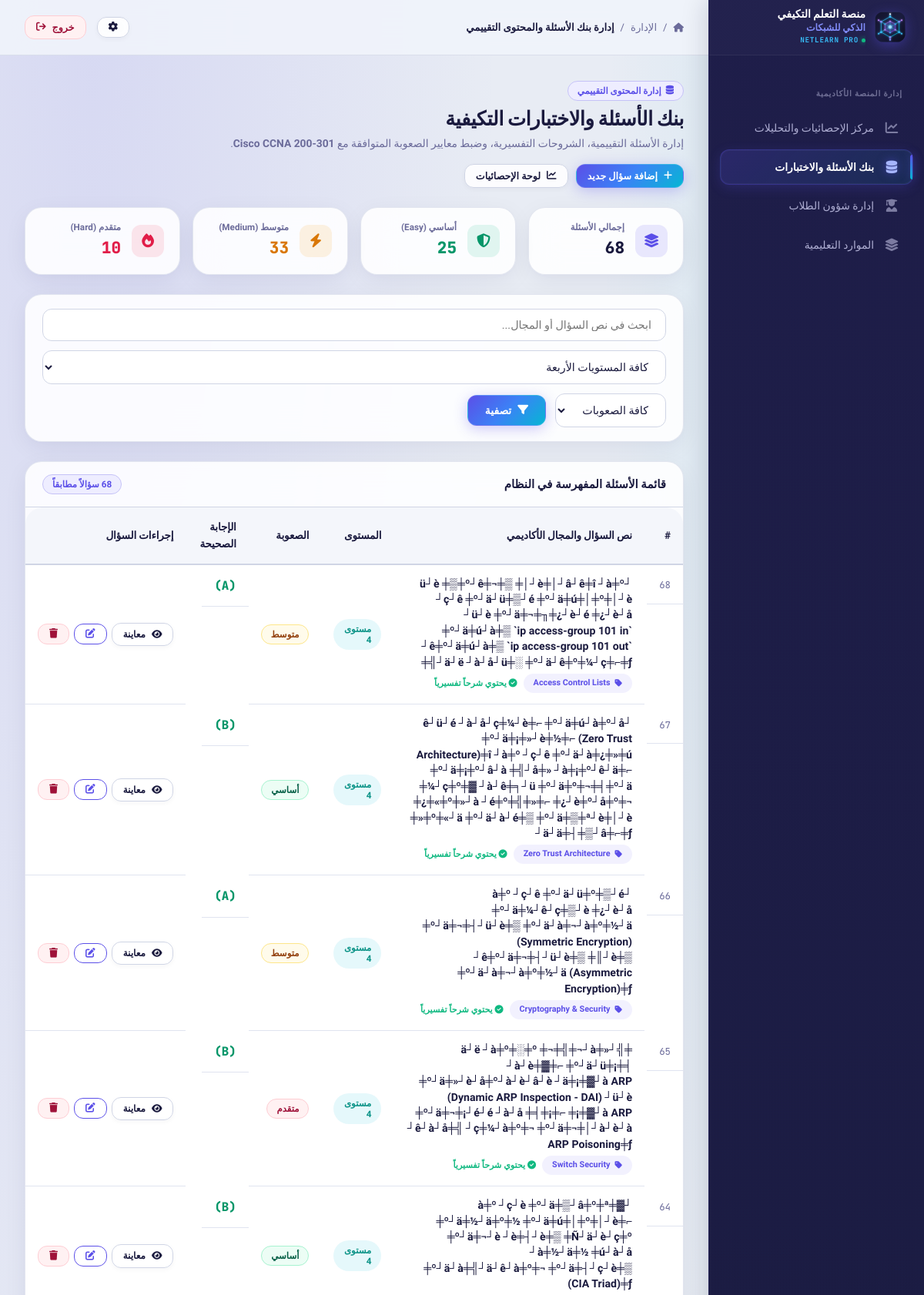
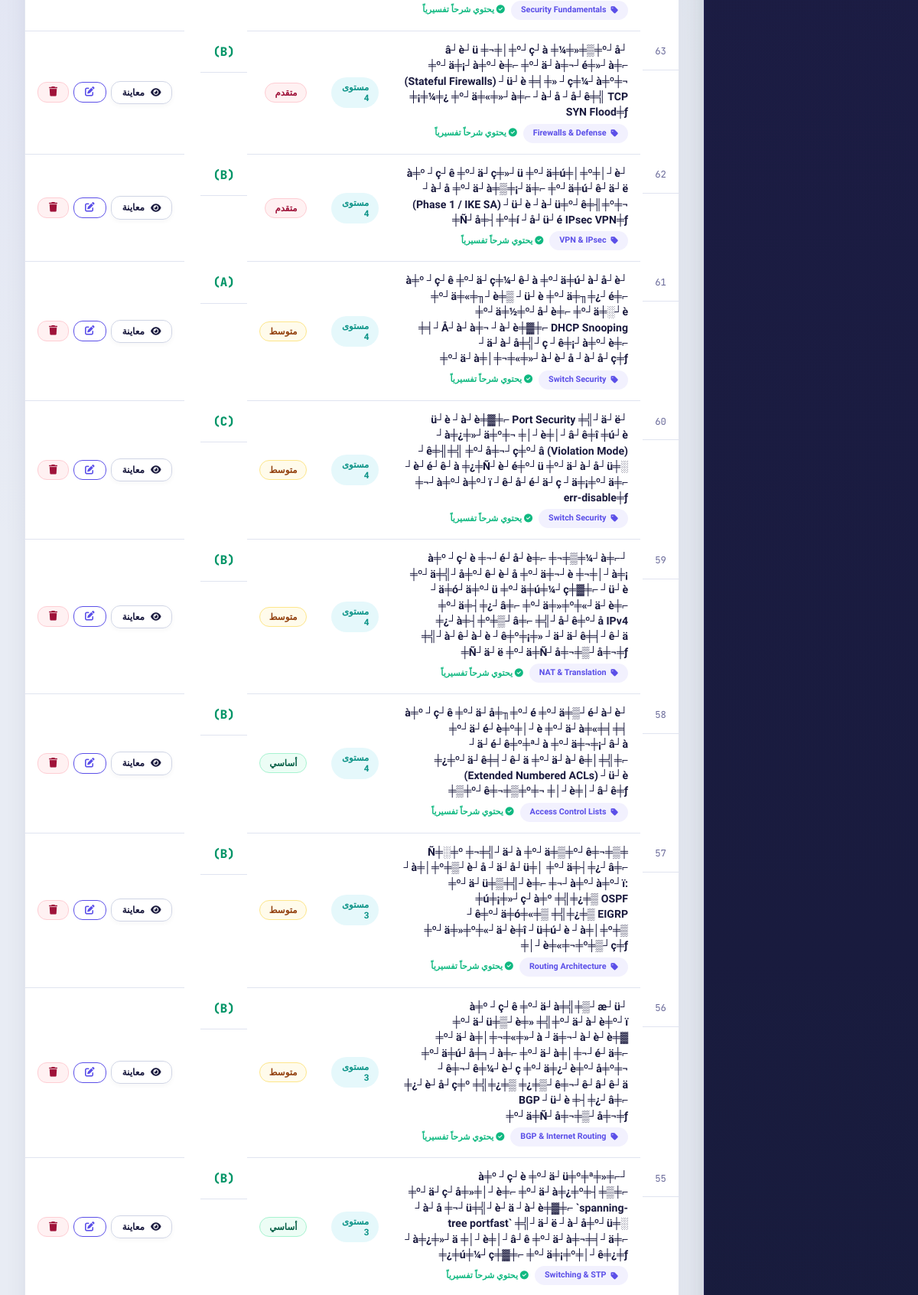
/admin/manage_questions.php (signed in, upper part), run on the app's committed database (2 pictures, top to bottom).
### tables this page shows
CREATE TABLE `questions` (
  `id` int(11) NOT NULL AUTO_INCREMENT,
  `level_id` int(11) NOT NULL,
  `topic_id` int(11) DEFAULT NULL,
  `question_text` text NOT NULL,
  `option_a` text NOT NULL,
  `option_b` text NOT NULL,
  `option_c` text NOT NULL,
  `option_d` text NOT NULL,
  `correct_option` enum('A','B','C','D') NOT NULL,
  `explanation` text NOT NULL,
  `difficulty` enum('easy','medium','hard') NOT NULL DEFAULT 'medium',
  `domain_name` varchar(120) DEFAULT NULL,
  `image_url` varchar(255) DEFAULT NULL,
  `duration_minutes` int(11) NOT NULL DEFAULT '15',
  `created_at` timestamp NULL DEFAULT CURRENT_TIMESTAMP,
  PRIMARY KEY (`id`),
  KEY `fk_questions_level` (`level_id`),
  KEY `fk_questions_topic` (`topic_id`),
  CONSTRAINT `fk_questions_level` FOREIGN KEY (`level_id`) REFERENCES `levels` (`id`) ON DELETE CASCADE,
  CONSTRAINT `fk_questions_topic` FOREIGN KEY (`topic_id`) REFERENCES `topics` (`id`) ON DELETE SET NULL
);

CREATE TABLE `levels` (
  `id` int(11) NOT NULL AUTO_INCREMENT,
  `level_name` varchar(150) NOT NULL,
  `level_order` int(11) NOT NULL,
  `description` text,
  `passing_score` int(11) NOT NULL DEFAULT '75',
  `icon_class` varchar(60) NOT NULL DEFAULT 'fa-network-wired',
  `created_at` timestamp NULL DEFAULT CURRENT_TIMESTAMP,
  PRIMARY KEY (`id`),
  UNIQUE KEY `level_order` (`level_order`)
);

### admin/manage_questions.php (the view, shortened to what this page needs)
<?php
require_once __DIR__ . '/../config/db.php';
$search_q = trim($_GET['search'] ?? '');
$total_q_count = (int)$pdo->query("SELECT COUNT(*) FROM questions")->fetchColumn();
$easy_count = (int)$pdo->query("SELECT COUNT(*) FROM questions WHERE difficulty = 'easy'")->fetchColumn();
$med_count = (int)$pdo->query("SELECT COUNT(*) FROM questions WHERE difficulty = 'medium'")->fetchColumn();
$hard_count = (int)$pdo->query("SELECT COUNT(*) FROM questions WHERE difficulty = 'hard'")->fetchColumn();
$query_sql = "
    SELECT q.*, l.level_name, l.level_order, t.topic_name
    FROM questions q
    JOIN levels l ON q.level_id = l.id
    LEFT JOIN topics t ON q.topic_id = t.id
    WHERE 1=1
";
$params = [];
$query_sql .= " ORDER BY q.id DESC";
$q_stmt = $pdo->prepare($query_sql);
$q_stmt->execute($params);
$questions = $q_stmt->fetchAll(PDO::FETCH_ASSOC);
require_once __DIR__ . '/../includes/header.php';
?>
<div style="display: flex; justify-content: space-between; align-items: center; flex-wrap: wrap; gap: 15px; margin-bottom: 25px;">
    <div>
        <span class="badge badge-primary" style="margin-bottom: 6px;">
            <i class="fa-solid fa-database"></i> إدارة المحتوى التقييمي
        </span>
        <h1 style="font-size: 1.7rem; margin-bottom: 4px; color: var(--text-heading); font-weight: 800;">
            بنك الأسئلة والاختبارات التكيفية
        </h1>
        <p style="color: var(--text-muted); font-size: 0.92rem; margin-bottom: 0;">
            إدارة الأسئلة التقييمية، الشروحات التفسيرية، وضبط معايير الصعوبة المتوافقة مع <strong>Cisco CCNA 200-301</strong>.
        </p>
    </div>
    <div style="display: flex; gap: 10px;">
        <button type="button" onclick="toggleCreator()" class="btn btn-primary btn-sm" style="font-weight: 700;">
            <i class="fa-solid fa-plus"></i> إضافة سؤال جديد
        </button>
        <a href="dashboard.php" class="btn btn-secondary btn-sm" style="font-weight: 700;">
            <i class="fa-solid fa-chart-line"></i> لوحة الإحصائيات
        </a>
    </div>
</div>
<div style="display: grid; grid-template-columns: repeat(auto-fit, minmax(200px, 1fr)); gap: 16px; margin-bottom: 25px;">
    <div class="academic-card" style="padding: 16px 20px; display: flex; align-items: center; gap: 14px;">
        <div style="width: 42px; height: 42px; border-radius: 12px; background: rgba(91,79,232,0.12); color: var(--brand-primary); display: flex; align-items: center; justify-content: center; font-size: 18px;">
            <i class="fa-solid fa-layer-group"></i>
        </div>
        <div>
            <div style="font-size: 0.78rem; color: var(--text-muted); font-weight: 600;">إجمالي الأسئلة</div>
            <div style="font-size: 1.4rem; font-weight: 800; color: var(--text-heading); font-family: var(--font-mono);"><?php echo $total_q_count; ?></div>
        </div>
    </div>
    <div class="academic-card" style="padding: 16px 20px; display: flex; align-items: center; gap: 14px;">
        <div style="width: 42px; height: 42px; border-radius: 12px; background: rgba(16,185,129,0.12); color: #059669; display: flex; align-items: center; justify-content: center; font-size: 18px;">
            <i class="fa-solid fa-shield-halved"></i>
        </div>
        <div>
            <div style="font-size: 0.78rem; color: var(--text-muted); font-weight: 600;">أساسي (Easy)</div>
            <div style="font-size: 1.4rem; font-weight: 800; color: #059669; font-family: var(--font-mono);"><?php echo $easy_count; ?></div>
        </div>
    </div>
    <div class="academic-card" style="padding: 16px 20px; display: flex; align-items: center; gap: 14px;">
        <div style="width: 42px; height: 42px; border-radius: 12px; background: rgba(245,158,11,0.12); color: #D97706; display: flex; align-items: center; justify-content: center; font-size: 18px;">
            <i class="fa-solid fa-bolt"></i>
        </div>
        <div>
            <div style="font-size: 0.78rem; color: var(--text-muted); font-weight: 600;">متوسط (Medium)</div>
            <div style="font-size: 1.4rem; font-weight: 800; color: #D97706; font-family: var(--font-mono);"><?php echo $med_count; ?></div>
        </div>
    </div>
    <div class="academic-card" style="padding: 16px 20px; display: flex; align-items: center; gap: 14px;">
        <div style="width: 42px; height: 42px; border-radius: 12px; background: rgba(244,63,94,0.12); color: #E11D48; display: flex; align-items: center; justify-content: center; font-size: 18px;">
            <i class="fa-solid fa-fire"></i>
        </div>
        <div>
            <div style="font-size: 0.78rem; color: var(--text-muted); font-weight: 600;">متقدم (Hard)</div>
            <div style="font-size: 1.4rem; font-weight: 800; color: #E11D48; font-family: var(--font-mono);"><?php echo $hard_count; ?></div>
        </div>
    </div>
</div>
<div class="academic-card" style="margin-bottom: 25px; padding: 18px 22px;">
    <form method="GET" style="display: flex; gap: 12px; align-items: center; flex-wrap: wrap;">
        <div style="flex: 1; min-width: 220px;">
            <input type="text" name="search" class="form-control" placeholder="ابحث في نص السؤال أو المجال..." value="<?php echo htmlspecialchars($search_q); ?>">
        </div>
        <div style="min-width: 190px;">
            <select name="filter_level" class="form-control">
                <option value="0">كافة المستويات الأربعة</option>
            </select>
        </div>
        <div style="min-width: 140px;">
            <select name="filter_diff" class="form-control">
                <option value="">كافة الصعوبات</option>
            </select>
        </div>
        <button type="submit" class="btn btn-primary" style="white-space: nowrap; font-weight: 700;">
            <i class="fa-solid fa-filter"></i> تصفية
        </button>
    </form>
</div>
<div class="academic-card" style="padding: 0; overflow: hidden; margin-bottom: 30px;">
    <div style="padding: 16px 22px; border-bottom: 1px solid var(--border-color); display: flex; justify-content: space-between; align-items: center;">
        <strong style="color: var(--text-heading); font-size: 1rem;">قائمة الأسئلة المفهرسة في النظام</strong>
        <span class="badge badge-primary"><?php echo count($questions); ?> سؤالاً مطابقاً</span>
    </div>
    <?php if (empty($questions)): ?>
        <div style="text-align: center; padding: 45px 20px; color: var(--text-muted);">
            <i class="fa-solid fa-circle-question" style="font-size: 40px; margin-bottom: 12px; color: var(--text-dim);"></i>
            <p style="margin: 0; font-size: 0.95rem;">لا توجد أسئلة مطابقة للخيارات المحددة في البحث.</p>
        </div>
    <?php else: ?>
        <div style="overflow-x: auto;">
            <table class="academic-table" style="box-shadow: none; border: none; margin: 0;">
                <thead>
                    <tr>
                        <th style="width: 50px;">#</th>
                        <th>نص السؤال والمجال الأكاديمي</th>
                        <th>المستوى</th>
                        <th>الصعوبة</th>
                        <th>الإجابة الصحيحة</th>
                        <th>إجراءات السؤال</th>
                    </tr>
                </thead>
                <tbody>
                    <?php foreach ($questions as $q): ?>
                        <tr>
                            <td class="code-font" style="font-size: 0.82rem; color: var(--text-muted);"><?php echo $q['id']; ?></td>
                            <td>
                                <div style="font-weight: 600; color: var(--text-heading); margin-bottom: 5px; font-size: 0.94rem; line-height: 1.45;">
                                    <?php echo htmlspecialchars($q['question_text']); ?>
                                </div>
                                <div style="display: flex; gap: 8px; align-items: center; flex-wrap: wrap;">
                                    <?php if (!empty($q['domain_name'])): ?>
                                        <span class="badge" style="background: rgba(91,79,232,0.08); color: var(--brand-primary); font-size: 0.72rem; font-weight: 700;">
                                            <i class="fa-solid fa-tag"></i> <?php echo htmlspecialchars($q['domain_name']); ?>
                                        </span>
                                    <?php endif; ?>
                                    <?php if (!empty($q['explanation'])): ?>
                                        <span style="font-size: 0.74rem; color: #10B981; font-weight: 600;">
                                            <i class="fa-solid fa-check-circle"></i> يحتوي شرحاً تفسيرياً
                                        </span>
                                    <?php endif; ?>
                                </div>
                            </td>
                            <td>
                                <span class="badge" style="background: rgba(6,182,212,0.1); color: var(--brand-secondary); font-weight: 700;">
                                    مستوى <?php echo $q['level_order']; ?>
                                </span>
                            </td>
                            <td>
                                <span class="badge <?php echo $q['difficulty'] === 'hard' ? 'badge-danger' : ($q['difficulty'] === 'easy' ? 'badge-success' : 'badge-warning'); ?>" style="font-weight: 700;">
                                    <?php echo $q['difficulty'] === 'hard' ? 'متقدم' : ($q['difficulty'] === 'easy' ? 'أساسي' : 'متوسط'); ?>
                                </span>
                            </td>
                            <td class="code-font" style="font-weight: 800; color: #059669; font-size: 1.05rem;">
                                (<?php echo $q['correct_option']; ?>)
                            </td>
                            <td>
                                <div style="display: flex; gap: 6px; align-items: center;">
                                    <button type="button" onclick="previewQuestion(<?php echo htmlspecialchars(json_encode($q, JSON_UNESCAPED_UNICODE)); ?>)" class="btn btn-secondary btn-sm" title="معاينة السؤال كما يظهر للطالب" style="font-size: 0.8rem;">
                                        <i class="fa-solid fa-eye"></i> معاينة
                                    </button>
                                    <a href="manage_questions.php?edit=<?php echo $q['id']; ?>" class="btn btn-outline btn-sm" title="تعديل السؤال">
                                        <i class="fa-solid fa-pen-to-square"></i>
                                    </a>
                                    <form method="POST" onsubmit="return confirm('هل أنت متأكد من حذف هذا السؤال نهائياً من بنك الأسئلة؟');">
                                        <button type="submit" class="btn btn-danger btn-sm" title="حذف السؤال">
                                            <i class="fa-solid fa-trash"></i>
                                        </button>
                                    </form>
                                </div>
                            </td>
                        </tr>
                    <?php endforeach; ?>
                </tbody>
            </table>
        </div>
    <?php endif; ?>
</div>
<?php require_once __DIR__ . '/../includes/footer.php'; ?>

### data on the page
questions: id "68", question_text "┘ü┘è ╪▒╪º┘ê╪¬╪▒ ╪│┘è╪│┘â┘ê╪î ┘à╪º ┘ç┘ê ╪º┘ä┘ü╪▒┘é ╪º┘ä╪ú╪│╪º╪│┘è ┘ü┘è ╪º┘ä╪¬╪╖╪¿┘è┘é ╪¿┘è┘å ╪º┘ä╪ú┘à╪▒ `ip access-group 101 in` ┘ê╪º┘ä╪ú┘à╪▒ `ip access-group 101 out` ╪╣┘ä┘ë ┘à┘å┘ü╪░ ╪º┘ä┘ê╪º╪¼┘ç╪⌐╪ƒ", domain_name "Access Control Lists", shows "يحتوي شرحاً تفسيرياً", level.level_order "4", difficulty "متوسط", correct_option "A"
questions: id "67", question_text "┘ê┘ü┘é ┘à┘å┘ç╪¼┘è╪⌐ ╪º┘ä╪ú┘à╪º┘å ╪º┘ä╪¡╪»┘è╪½╪⌐ (Zero Trust Architecture)╪î ┘à╪º ┘ç┘ê ╪º┘ä┘à╪¿╪»╪ú ╪º┘ä╪¡╪º┘â┘à ╪╣┘å╪» ┘à╪¡╪º┘ê┘ä╪⌐ ╪¼┘ç╪º╪▓ ┘à┘ê╪╕┘ü ╪º┘ä╪º╪¬╪╡╪º┘ä ╪¿╪«╪º╪»┘à ┘é╪º╪╣╪»╪⌐ ╪¿┘è╪º┘å╪º╪¬ ╪»╪º╪«┘ä ╪º┘ä┘à┘é╪▒ ╪º┘ä╪▒╪ª┘è╪│┘è ┘ä┘ä╪┤╪▒┘â╪⌐╪ƒ", domain_name "Zero Trust Architecture", shows "يحتوي شرحاً تفسيرياً", level.level_order "4", difficulty "أساسي", correct_option "B"
questions: id "66", question_text "┘à╪º ┘ç┘ê ╪º┘ä┘ü╪º╪▒┘é ╪º┘ä╪¼┘ê┘ç╪▒┘è ╪¿┘è┘å ╪º┘ä╪¬╪┤┘ü┘è╪▒ ╪º┘ä┘à╪¬┘à╪º╪½┘ä (Symmetric Encryption) ┘ê╪º┘ä╪¬╪┤┘ü┘è╪▒ ╪║┘è╪▒ ╪º┘ä┘à╪¬┘à╪º╪½┘ä (Asymmetric Encryption)╪ƒ", domain_name "Cryptography & Security", shows "يحتوي شرحاً تفسيرياً", level.level_order "4", difficulty "متوسط", correct_option "A"
questions: id "65", question_text "╪╣┘ä┘ë ┘à╪º╪░╪º ╪¬╪╣╪¬┘à╪» ┘à┘è╪▓╪⌐ ╪º┘ä┘ü╪¡╪╡ ╪º┘ä╪»┘è┘å╪º┘à┘è┘â┘è ┘ä╪¡╪▓┘à ARP (Dynamic ARP Inspection - DAI) ┘ü┘è ╪º┘ä╪¬╪¡┘é┘é ┘à┘å ╪╡╪¡╪⌐ ╪¡╪▓┘à ARP ┘ê┘à┘å╪╣ ┘ç╪¼┘à╪º╪¬ ╪º┘ä╪¬╪│┘à┘è┘à ARP Poisoning╪ƒ", domain_name "Switch Security", shows "يحتوي شرحاً تفسيرياً", level.level_order "4", difficulty "متقدم", correct_option "B"
questions: id "64", question_text "┘à╪º ┘ç┘è ╪º┘ä╪▒┘â╪º╪ª╪▓ ╪º┘ä╪½┘ä╪º╪½ ╪º┘ä╪ú╪│╪º╪│┘è╪⌐ ╪º┘ä╪¬┘è ┘è╪┤┘è╪▒ ╪Ñ┘ä┘è┘ç╪º ┘à╪½┘ä╪½ ╪ú┘à┘å ╪º┘ä┘à╪╣┘ä┘ê┘à╪º╪¬ ╪º┘ä╪┤┘ç┘è╪▒ (CIA Triad)╪ƒ", domain_name "Security Fundamentals", shows "يحتوي شرحاً تفسيرياً", level.level_order "4", difficulty "أساسي", correct_option "B"
questions: id "63", question_text "┘â┘è┘ü ╪¬╪│╪º┘ç┘à ╪¼╪»╪▒╪º┘å ╪º┘ä╪¡┘à╪º┘è╪⌐ ╪º┘ä┘à╪¬┘é╪»┘à╪⌐ (Stateful Firewalls) ┘ü┘è ╪╡╪» ┘ç╪¼┘à╪º╪¬ ╪¡╪¼╪¿ ╪º┘ä╪«╪»┘à╪⌐ ┘à┘å ┘å┘ê╪╣ TCP SYN Flood╪ƒ", domain_name "Firewalls & Defense", shows "يحتوي شرحاً تفسيرياً", level.level_order "4", difficulty "متقدم", correct_option "B"
questions: id "62", question_text "┘à╪º ┘ç┘ê ╪º┘ä┘ç╪»┘ü ╪º┘ä╪ú╪│╪º╪│┘è ┘à┘å ╪º┘ä┘à╪▒╪¡┘ä╪⌐ ╪º┘ä╪ú┘ê┘ä┘ë (Phase 1 / IKE SA) ┘ü┘è ┘à┘ü╪º┘ê╪╢╪º╪¬ ╪Ñ┘å╪┤╪º╪í ┘å┘ü┘é IPsec VPN╪ƒ", domain_name "VPN & IPsec", shows "يحتوي شرحاً تفسيرياً", level.level_order "4", difficulty "متقدم", correct_option "B"
questions: id "61", question_text "┘à╪º ┘ç┘ê ╪º┘ä┘ç╪¼┘ê┘à ╪º┘ä╪ú┘à┘å┘è ╪º┘ä╪«╪╖┘è╪▒ ┘ü┘è ╪º┘ä╪╖╪¿┘é╪⌐ ╪º┘ä╪½╪º┘å┘è╪⌐ ╪º┘ä╪░┘è ╪╡┘Å┘à┘à╪¬ ┘à┘è╪▓╪⌐ DHCP Snooping ┘ä┘à┘å╪╣┘ç ┘ê╪¡┘à╪º┘è╪⌐ ╪º┘ä┘à╪│╪¬╪«╪»┘à┘è┘å ┘à┘å┘ç╪ƒ", domain_name "Switch Security", shows "يحتوي شرحاً تفسيرياً", level.level_order "4", difficulty "متوسط", correct_option "A"
questions: id "60", question_text "┘ü┘è ┘à┘è╪▓╪⌐ Port Security ╪╣┘ä┘ë ┘à╪¿╪»┘ä╪º╪¬ ╪│┘è╪│┘â┘ê╪î ╪ú┘è ┘ê╪╢╪╣ ╪º┘å╪¬┘ç╪º┘â (Violation Mode) ┘è┘é┘ê┘à ╪¿╪Ñ┘è┘é╪º┘ü ╪º┘ä┘à┘å┘ü╪░ ╪¬┘à╪º┘à╪º┘ï ┘ê┘å┘é┘ä┘ç ┘ä╪¡╪º┘ä╪⌐ err-disable╪ƒ", domain_name "Switch Security", shows "يحتوي شرحاً تفسيرياً", level.level_order "4", difficulty "متوسط", correct_option "C"
questions: id "59", question_text "┘à╪º ┘ç┘è ╪¬┘é┘å┘è╪⌐ ╪¬╪▒╪¼┘à╪⌐ ╪º┘ä╪╣┘å╪º┘ê┘è┘å ╪º┘ä╪¬┘è ╪¬╪│┘à╪¡ ┘ä╪ó┘ä╪º┘ü ╪º┘ä╪ú╪¼┘ç╪▓╪⌐ ┘ü┘è ╪º┘ä╪┤╪¿┘â╪⌐ ╪º┘ä╪»╪º╪«┘ä┘è╪⌐ ╪¿┘à╪┤╪º╪▒┘â╪⌐ ╪╣┘å┘ê╪º┘å IPv4 ╪╣┘à┘ê┘à┘è ┘ê╪º╪¡╪» ┘ä┘ä┘ê╪╡┘ê┘ä ╪Ñ┘ä┘ë ╪º┘ä╪Ñ┘å╪¬╪▒┘å╪¬╪ƒ", domain_name "NAT & Translation", shows "يحتوي شرحاً تفسيرياً", level.level_order "4", difficulty "متوسط", correct_option "B"
questions: id "58", question_text "┘à╪º ┘ç┘ê ╪º┘ä┘å╪╖╪º┘é ╪º┘ä╪▒┘é┘à┘è ╪º┘ä┘é┘è╪º╪│┘è ╪º┘ä┘à╪«╪╡╪╡ ┘ä┘é┘ê╪º╪ª┘à ╪º┘ä╪¬╪¡┘â┘à ╪¿╪º┘ä┘ê╪╡┘ê┘ä ╪º┘ä┘à┘ê╪│╪╣╪⌐ (Extended Numbered ACLs) ┘ü┘è ╪▒╪º┘ê╪¬╪▒╪º╪¬ ╪│┘è╪│┘â┘ê╪ƒ", domain_name "Access Control Lists", shows "يحتوي شرحاً تفسيرياً", level.level_order "4", difficulty "أساسي", correct_option "B"
questions: id "57", question_text "╪Ñ╪░╪º ╪¬╪╣┘ä┘à ╪º┘ä╪▒╪º┘ê╪¬╪▒ ┘à╪│╪º╪▒┘è┘å ┘ä┘å┘ü╪│ ╪º┘ä╪┤╪¿┘â╪⌐ ╪º┘ä┘ü╪▒╪╣┘è╪⌐ ╪¬┘à╪º┘à╪º┘ï: ╪ú╪¡╪»┘ç┘à╪º ╪╣╪¿╪▒ OSPF ┘ê╪º┘ä╪ó╪«╪▒ ╪╣╪¿╪▒ EIGRP ╪º┘ä╪»╪º╪«┘ä┘è╪î ┘ü╪ú┘è ┘à╪│╪º╪▒ ╪│┘è╪«╪¬╪º╪▒┘ç╪ƒ", domain_name "Routing Architecture", shows "يحتوي شرحاً تفسيرياً", level.level_order "3", difficulty "متوسط", correct_option "B"
questions: id "56", question_text "┘à╪º ┘ç┘ê ╪º┘ä┘à╪╣╪▒┘æ┘ü ╪º┘ä┘ü╪▒┘è╪» ╪╣╪º┘ä┘à┘è╪º┘ï ╪º┘ä┘à╪│╪¬╪«╪»┘à ┘ä╪¬┘à┘è┘è╪▓ ╪º┘ä╪ú┘å╪╕┘à╪⌐ ╪º┘ä┘à╪│╪¬┘é┘ä╪⌐ ┘ê╪¬┘ê╪¼┘è┘ç ╪º┘ä╪¿┘è╪º┘å╪º╪¬ ╪¿┘è┘å┘ç╪º ╪╣╪¿╪▒ ╪¿╪▒┘ê╪¬┘ê┘â┘ê┘ä BGP ┘ü┘è ╪┤╪¿┘â╪⌐ ╪º┘ä╪Ñ┘å╪¬╪▒┘å╪¬╪ƒ", domain_name "BGP & Internet Routing", shows "يحتوي شرحاً تفسيرياً", level.level_order "3", difficulty "متوسط", correct_option "B"
questions: id "55", question_text "┘à╪º ┘ç┘è ╪º┘ä┘ü╪º╪ª╪»╪⌐ ╪º┘ä┘ç┘å╪»╪│┘è╪⌐ ╪º┘ä┘à╪¿╪º╪┤╪▒╪⌐ ┘à┘å ╪¬┘ü╪╣┘è┘ä ┘à┘è╪▓╪⌐ `spanning-tree portfast` ╪╣┘ä┘ë ┘à┘å╪º┘ü╪░ ┘à╪¿╪»┘ä ╪│┘è╪│┘â┘ê ╪º┘ä┘à╪¬╪╡┘ä╪⌐ ╪¿╪ú╪¼┘ç╪▓╪⌐ ╪º┘ä╪¡╪º╪│┘ê╪¿╪ƒ", domain_name "Switching & STP", shows "يحتوي شرحاً تفسيرياً", level.level_order "3", difficulty "أساسي", correct_option "B"

### other printed values
$pageTitle "إدارة بنك الأسئلة والمحتوى التقييمي"
$total_q_count "68"
$easy_count "25"
$med_count "33"
$hard_count "10"
count($questions) "68"
